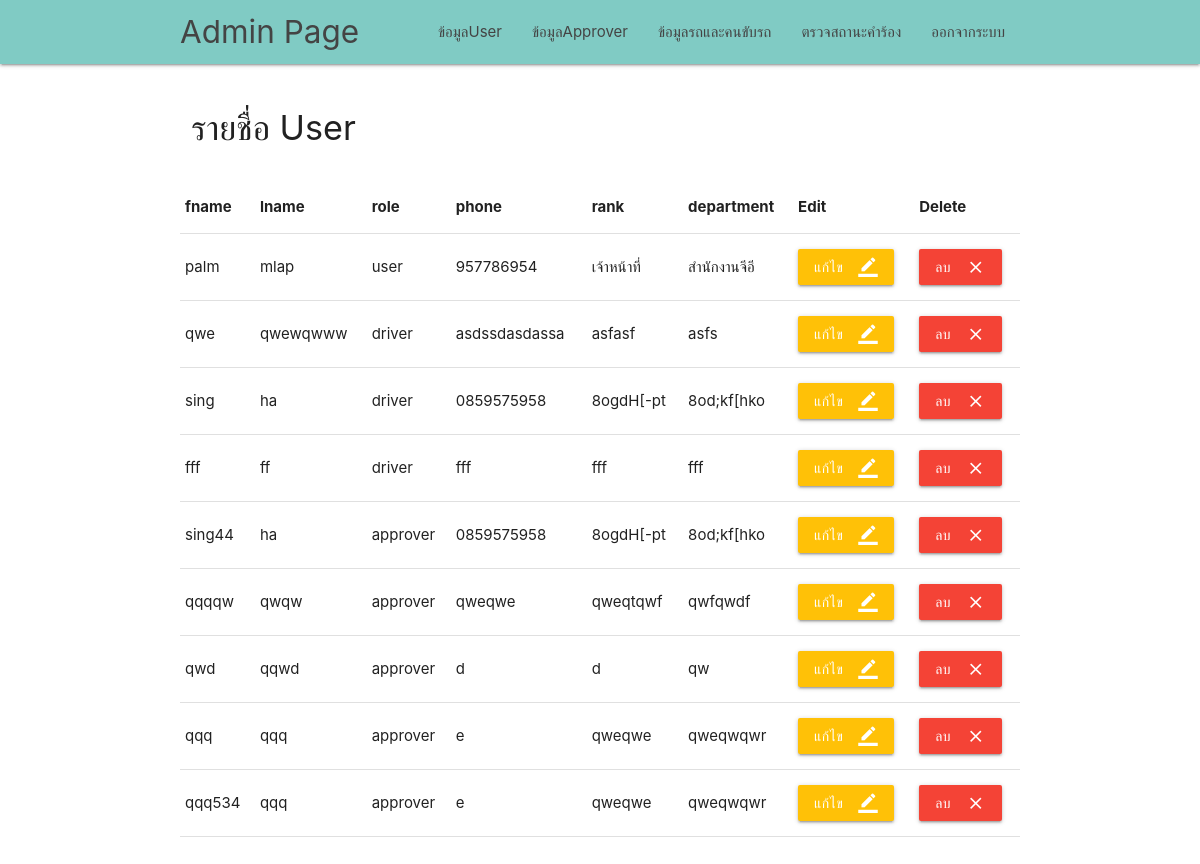
Before: /admin_renovate/admin_page.php (signed in) with the older database file.
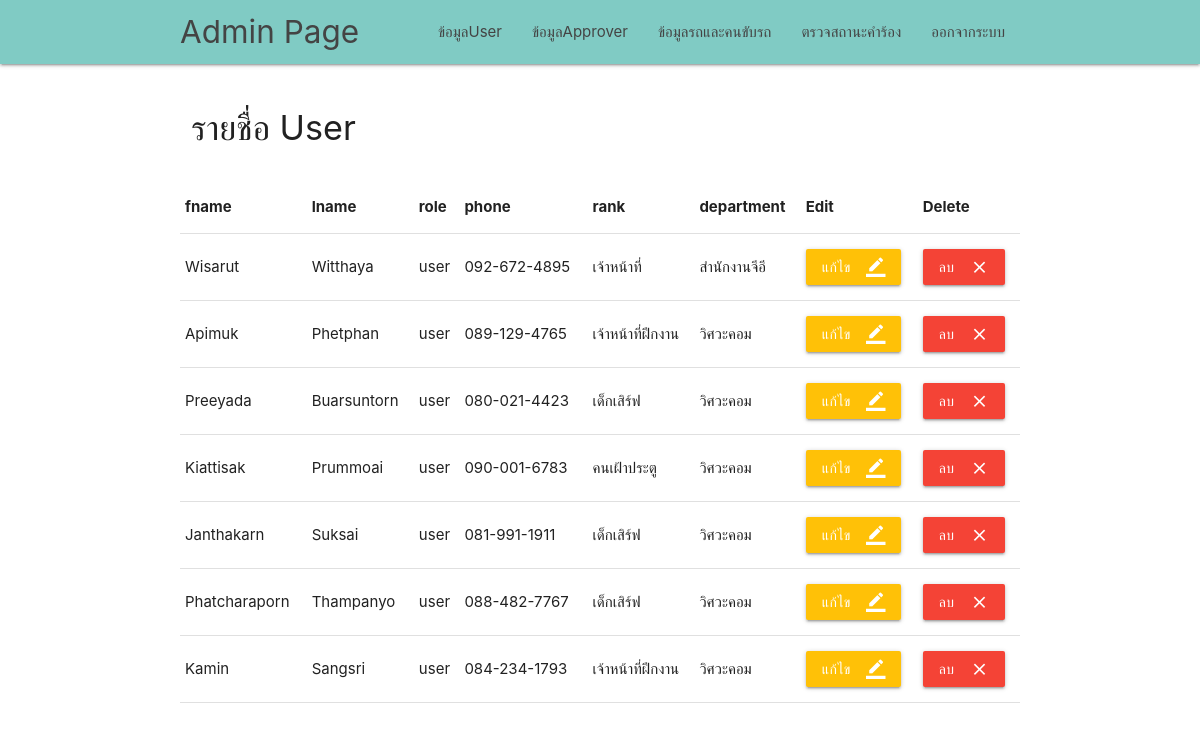
After: the same page with the newer database file.
### tables this page shows
CREATE TABLE `user` (
  `id` varchar(255) NOT NULL,
  `password` text NOT NULL,
  `fname` text NOT NULL,
  `lname` text NOT NULL,
  `role` text NOT NULL,
  `email` text NOT NULL,
  `phone` text NOT NULL,
  `rank` text NOT NULL,
  `department` text NOT NULL
);

### admin_renovate/admin_page.php (the view, shortened to what this page needs)
<?php
require './../server.php';
$sql = "SELECT * FROM user WHERE user.role != 'admin' ORDER BY user.role DESC";
$result = mysqli_query($connect, $sql);
?>
<!DOCTYPE html>
<html lang="en">
<head>
    <link href="../css/materialize.css" type="text/css" rel="stylesheet" media="screen,projection" />
    <link href="../css/style.css" type="text/css" rel="stylesheet" media="screen,projection" />
</head>
<body>
    <nav class="teal lighten-3" role="navigation">
        <div class="nav-wrapper container">
            <a id="logo-container" href="admin_page.php" class="brand-logo">Admin Page</a>
            <ul class="right hide-on-med-and-down">
                <li><a href="show_user.php">ข้อมูลUser</a></li>
                <li><a href="show_approver.php">ข้อมูลApprover</a></li>
                <li><a href="show_driver_car.php">ข้อมูลรถและคนขับรถ</a></li>
                <li><a href="#">ตรวจสถานะคำร้อง</a></li>
                <li><a href="../login.php">ออกจากระบบ</a></li>
            </ul>
        </div>
    </nav>
    <div class="container">
        <br>
        <div class="row">
            <div class="col 6">
                <h4>รายชื่อ User</h4>
            </div>
            <br>
        </div>
        <table class="responsive-table">
            <thead>
                <tr>
                    <th>fname</th>
                    <th>lname</th>
                    <th>role</th>
                    <th>phone</th>
                    <th>rank</th>
                    <th>department</th>
                    <th>Edit</th>
                    <th>Delete</th>
                </tr>
            </thead>
            <tbody>
                <?php while ($row = mysqli_fetch_array($result)) {  ?>
                    <tr>
                        <td><?php echo $row['fname'] ?></td>
                        <td><?php echo $row['lname'] ?></td>
                        <td><?php echo $row['role'] ?></td>
                        <td><?php echo $row['phone'] ?></td>
                        <td><?php echo $row['rank'] ?></td>
                        <td><?php echo $row['department'] ?></td>
                        <td>
                            <a>
                                <button type="submit" form="ee" class="btn amber darken-4-effect amber darken-4-light">แก้ไข
                                    <i class="material-icons right">border_color</i>
                                </button>
                            </a>
                        </td>
                        <td>
                            <a>
                                <button id="lob" type="submit" form="ee" class="btn red accent-4-effect red accent-4-light">ลบ
                                    <i class="material-icons right">close</i>
                                </button>
                            </a>
                        </td>
                    </tr>
                <?php } ?>
            </tbody>
        </table>
        <br><br><br>
    </div>
</body>
</html>

Changed rows visible on the page:
removed user: fname "qwe", lname "qwewqwww", role "driver", phone "asdssdasdassa", rank "asfasf", department "asfs"
removed user: fname "sing", lname "ha", role "driver", phone "0859575958", rank "8ogdH[-pt", department "8od;kf[hko"
removed user: fname "fff", lname "ff", role "driver", phone "fff", rank "fff", department "fff"
removed user: fname "sing44", lname "ha", role "approver", phone "0859575958", rank "8ogdH[-pt", department "8od;kf[hko"
removed user: fname "qqqqw", lname "qwqw", role "approver", phone "qweqwe", rank "qweqtqwf", department "qwfqwdf"
removed user: fname "qwd", lname "qqwd", role "approver", phone "d", rank "d", department "qw"
removed user: fname "qqq", lname "qqq", role "approver", phone "e", rank "qweqwe", department "qweqwqwr"
removed user: fname "qqq534", lname "qqq", role "approver", phone "e", rank "qweqwe", department "qweqwqwr"
changed user "เจ้าหน้าที่": fname "palm" → "Wisarut"; lname "mlap" → "Witthaya"; phone "957786954" → "092-672-4895"
added user: fname "Apimuk", lname "Phetphan", role "user", phone "089-129-4765", rank "เจ้าหน้าที่ฝึกงาน", department "วิศวะคอม"
added user: fname "Preeyada", lname "Buarsuntorn", role "user", phone "080-021-4423", rank "เด็กเสิร์ฟ", department "วิศวะคอม"
added user: fname "Kiattisak", lname "Prummoai", role "user", phone "090-001-6783", rank "คนเฝ้าประตู", department "วิศวะคอม"
added user: fname "Janthakarn", lname "Suksai", role "user", phone "081-991-1911", rank "เด็กเสิร์ฟ", department "วิศวะคอม"
added user: fname "Phatcharaporn", lname "Thampanyo", role "user", phone "088-482-7767", rank "เด็กเสิร์ฟ", department "วิศวะคอม"
added user: fname "Kamin", lname "Sangsri", role "user", phone "084-234-1793", rank "เจ้าหน้าที่ฝึกงาน", department "วิศวะคอม"
